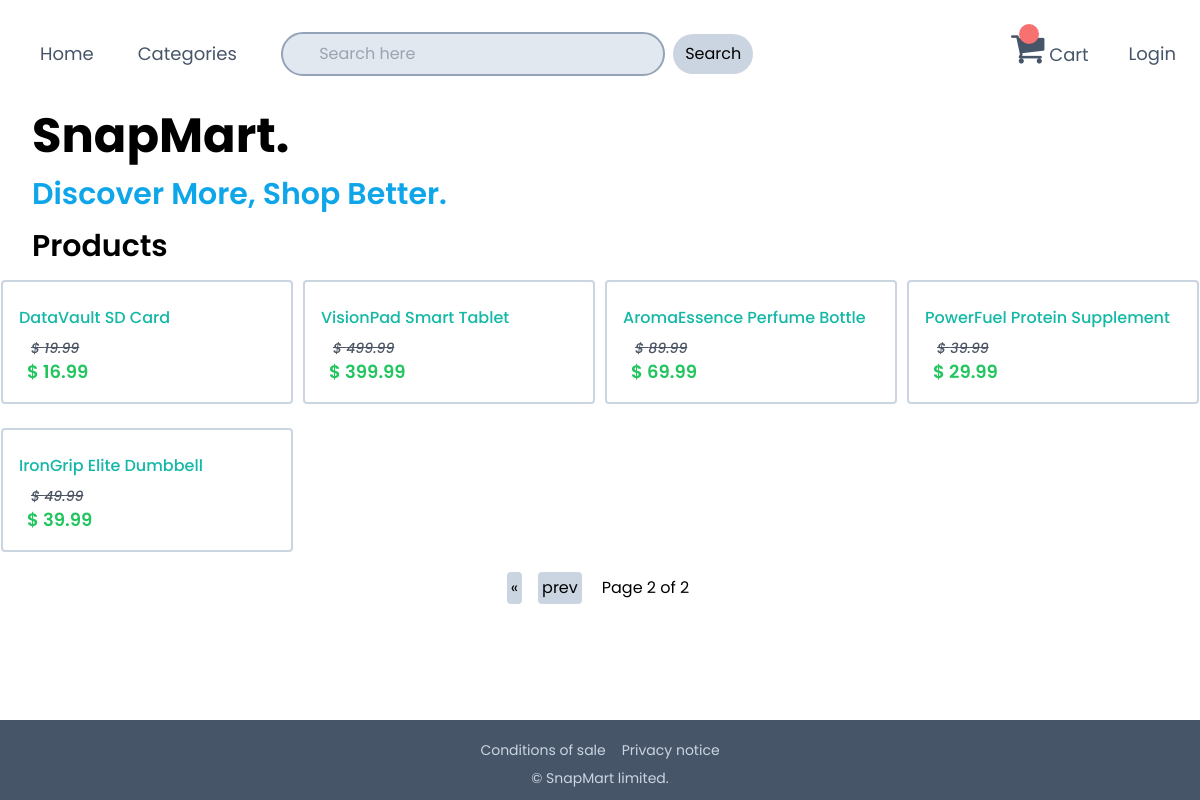
Screenshot of /?page=2 with the database file from the repository.
### shop/models.py (models this page shows, shortened)
class Product(models.Model):
    name = models.CharField( max_length = 255)
    description = models.TextField()
    price = models.FloatField()
    discount_price = models.FloatField()
    category = models.CharField( max_length = 200)
    image = models.CharField( max_length = 300)

### shop/views.py (the view)
# urls.py: path('',views.home, name='index'),
def home(request):
    products = Product.objects.all()
    paginator = Paginator(products,8)
    page_num = request.GET.get('page')
    page_obj = paginator.get_page(page_num)
    context ={ 'items': page_obj } # In template it will easy
    return render( request, 'index.html', context)

### shop/templates/index.html (shortened to what this page needs)
{% extends 'master.html' %}
    {% block content %}
    <div class="jumbotron px-4 pt-2 ml-4">
        <h1 class="text-5xl font-bold py-2">
            SnapMart.
        </h1>
        <h3 class="text-3xl text-sky-500 font-semibold py-2 ">
            Discover More, Shop Better.
        </h3>
    </div>
    <h3 class=" text-3xl px-4 py-2 ml-4 font-semibold">
        Products
    </h3>
    <div class="ProductList md:grid grid-cols-4 justify-around
            items-center gap-2 ">
        {% for item in items %}
            <div class="border-2 border-slate-300 my-2 mx-auto p-4 text-wrap font-medium rounded
                    hover:bg-gray-200">
                <a href="{% url 'detail' item.id %}">
                    <p class=" py-2 text-teal-500"> {{ item.name }} </p>
                    <p class="px-2 line-through ml-1 text-sm text-gray-600 "> <i> &#36 {{ item.price }} </i> </p>
                    <p class="px-2 text-green-500 text-lg font-semibold ">  &#36 {{ item.discount_price }}  </p>
                </a>
            </div>
        {% endfor %}
    </div>
    <div class="pagenav my-3 mx-auto flex gap-4 *:p-1 items-center justify-center">
        {% if items.has_previous %}
            <a class="bg-slate-300 rounded" href="?page=1"> &laquo; </a>
            <a class="bg-slate-300 rounded" href="?page={{items.previous_page_number}}"> prev </a>
        {% endif %}
        <p> Page {{items.number}} of {{items.paginator.num_pages}}</p>
    </div>
{% endblock %}

### shop/templates/master.html (style rules this page uses)
body { font-family: "Poppins", sans-serif; }

### rows the page displays
Product: name "DataVault SD Card", price "19.99", discount_price "16.99"
Product: name "VisionPad Smart Tablet", price "499.99", discount_price "399.99"
Product: name "AromaEssence Perfume Bottle", price "89.99", discount_price "69.99"
Product: name "PowerFuel Protein Supplement", price "39.99", discount_price "29.99"
Product: name "IronGrip Elite Dumbbell", price "49.99", discount_price "39.99"

### other values shown
{{ items.number }} "2"
{{ items.paginator.num_pages }} "2"
